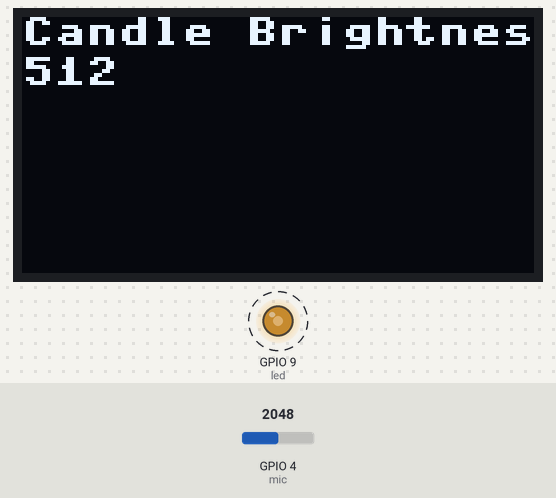
A program run on a simulated ESP32 board running MicroPython. Parts: 128×64 one-colour display, output pins drawn as LEDs (lit = HIGH). Dashed ring = blinking. The inputs (shaded band) are chosen by the test bench; at power-on: GPIO 4 (mic) = 2048 (analog values on the 0–4095 scale). At 2.8 s the program stops and its outputs stay as they are.

Above: at 0.78 s.
1.3 s: GPIO 4 (mic) set to 491
At 1.72 s:
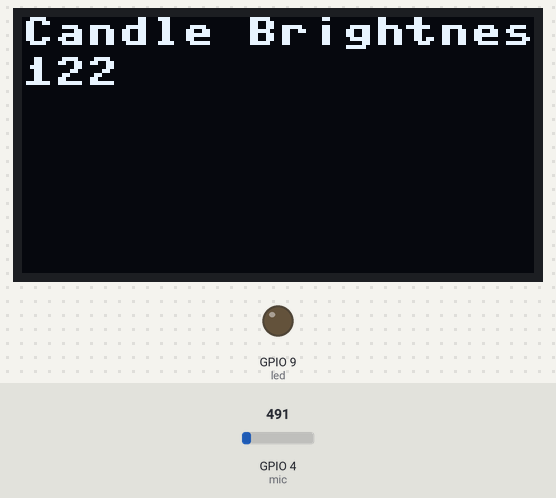
At 3.9 s:
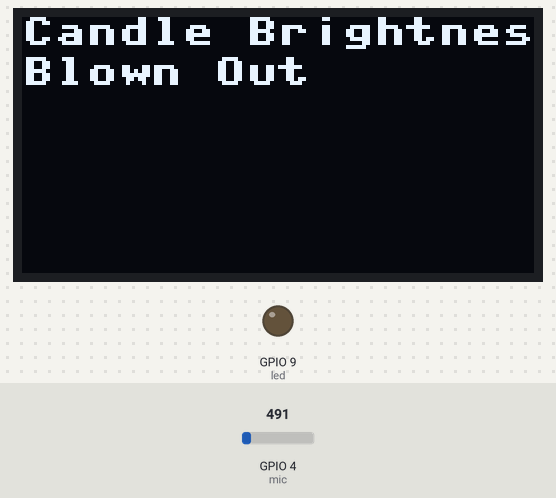
Timing chart, 0 to 4.3 s (numbered marks = the images above; inputs shaded):
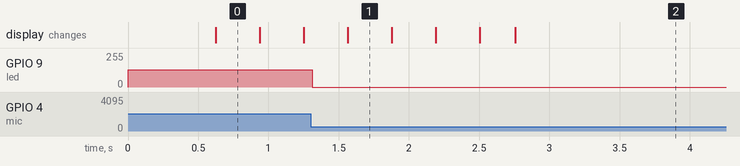

The program:

project_4_candle.py
```python
"""
This project shows an example of reading the input from a microphone and using that to control the
brightness of an LED to simulate a candle that dims when it senses loud sounds (like blowing on it)
and recovers its brightness over time. If the candle is dimmed for too long, it will "go out".
"""

from machine import ADC, Pin, PWM, SoftI2C

# Here we import another library that knows how to draw things on the
# small screen that's included in the kit
import ssd1306

led = PWM(Pin(9))
mic = ADC(Pin(4))

# I2C is a type of protocol. That is, a language that two devices can use
# to communicate with each other. The SoftI2C class allows us to define
# which pins on the microcontroller that we are using and returns an interface
# we can use in code to read and write messages to each device.
i2c_oled = SoftI2C(scl=Pin(7), sda=Pin(6))

# set up the OLED screen with a width of 128 and height of 64 and
# attach it to our I2C pins
oled = ssd1306.SSD1306_I2C(128, 64, i2c_oled)

# The PWM class allows a duty cycle to be set between 0 and 1023.
# The duty cycle means how long is the signal in an on state in
# a given cycle. The higher the number, the brighter the LED will
# appear to be.
CURRENT_BRIGHTNESS = 1023
CANDLE_OUT = 0


def get_avg_mic_volume(samples: int = 100):
    """This function will return an average of the current volume
    the microphone is measuring. We take an average to help eliminate
    noise that the microphone might pick up and smooth out transitions.
    """

    avg_volume = sum([mic.read() for i in range(samples)]) / samples

    # the microphone reports a number between 0-4095 where 0 means
    # the loudest and 4095 meaning the quietest. Let's return a
    # number between 0-1023 instead to match the kind of input our LED wants

    scale_factor = 1024 / 4096
    scaled_value = avg_volume * scale_factor
    return int(scaled_value)


def set_candle_brightness():
    """Set the candle brightness to match how much volume
    the speaker is picking up. If it's more than the current
    brightness, then dim the candle. If it's less, then let
    the candle flame slowly recover.
    """

    global CURRENT_BRIGHTNESS, CANDLE_OUT

    avg_volume = get_avg_mic_volume()
    if avg_volume < CURRENT_BRIGHTNESS:
        CURRENT_BRIGHTNESS = avg_volume
    else:
        CURRENT_BRIGHTNESS += 10
        CURRENT_BRIGHTNESS = min(CURRENT_BRIGHTNESS, 1023)

    led.duty(CURRENT_BRIGHTNESS)

    # if the brightness is low for a while, the candle will
    # go out
    if CURRENT_BRIGHTNESS < 200:
        CANDLE_OUT += 1
        led.duty(0)


def update_screen(candle_level):
    # first, erase the previous contents of the screen (fills all pixels with black)
    oled.fill(0)

    # then write out our strings to the screen buffer
    oled.text("Candle Brightness", 0, 0)
    oled.text(f"{candle_level}", 0, 10)

    # finally, we have to call show so that the screen updates all of the new contents
    oled.show()


while CANDLE_OUT < 50:
    set_candle_brightness()
    update_screen(CURRENT_BRIGHTNESS)
update_screen("Blown Out")
```

Measured:
- after the input at 1.3 s, the display: changes after 0.26 s (image 1)
